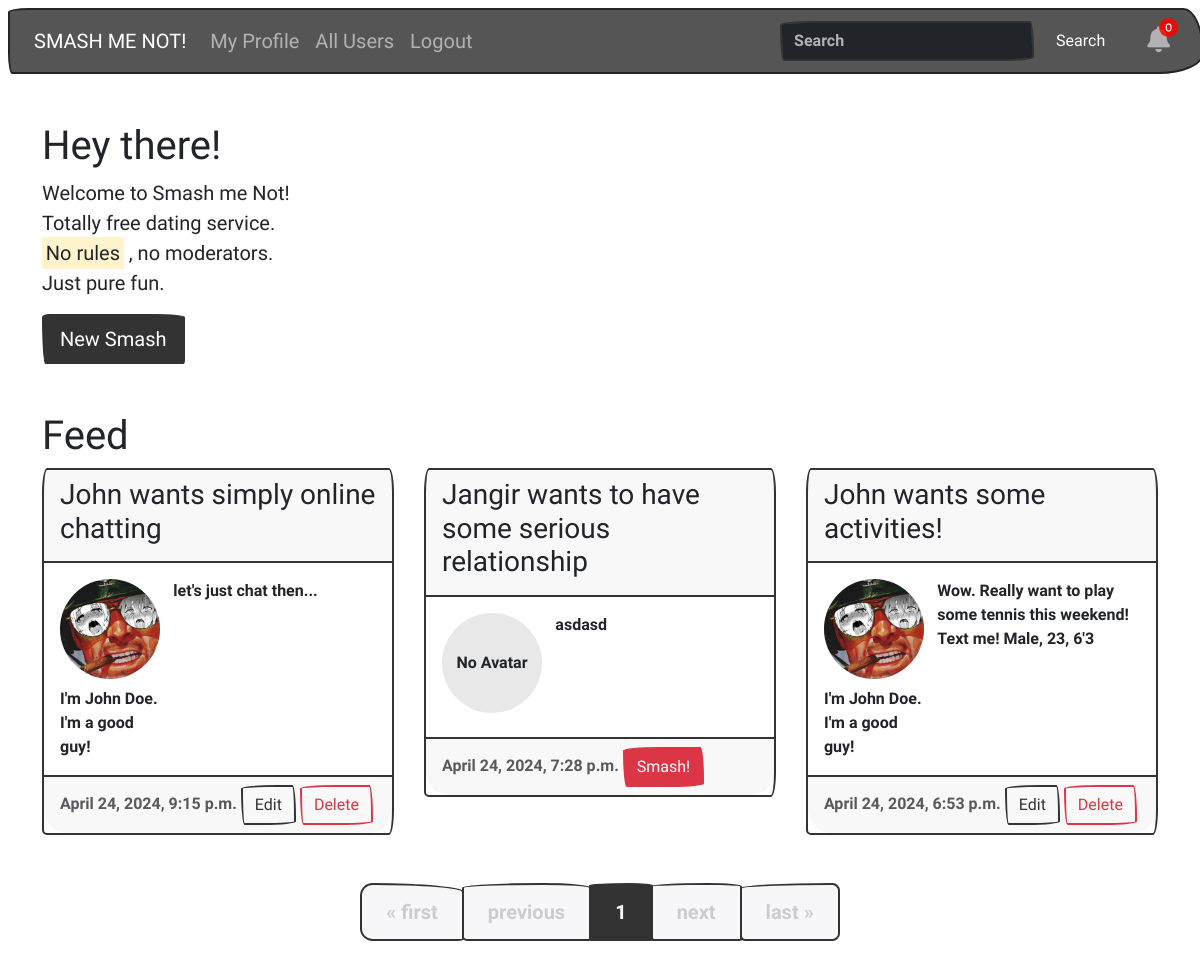
/ (signed in), run on the app's committed database.
### core/models.py (models this page shows, shortened)
class Post(models.Model):
    feed = models.ForeignKey(Feed, on_delete=models.CASCADE, related_name='posts')
    user = models.ForeignKey(User, on_delete=models.CASCADE)
    description = models.CharField(max_length=255, blank=True)
    date_posted = models.DateTimeField(default=timezone.now)
    tags = models.CharField(max_length=100, blank=True)

class Feed(models.Model):
    CATEGORY_CHOICES = [
        ('to have some serious relationship', 'Serious Relationship'),
        ('to have... a one night stand, wow!', 'One Night Stand'),
        ('to become friends with benefits', 'Friends with Benefits'),
        ('simply online chatting', 'Online Chatting'),
        ('some activities!', 'Activities')
    ]
    category = models.CharField(max_length=100, choices=CATEGORY_CHOICES)

### user/models.py (models this page shows, shortened)
class Profile(models.Model):
    user = models.OneToOneField(User, on_delete=models.CASCADE)
    bio = models.TextField(blank=True)
    telegram = models.CharField(max_length=255, blank=True)
    slug = AutoSlugField(populate_from='user', unique=True)
    avatar = models.ImageField(upload_to='avatars/', blank=True)
    photo_1 = models.ImageField(upload_to='photos/', blank=True)
    photo_2 = models.ImageField(upload_to='photos/', blank=True)
    photo_3 = models.ImageField(upload_to='photos/', blank=True)
    photo_4 = models.ImageField(upload_to='photos/', blank=True)
    photo_5 = models.ImageField(upload_to='photos/', blank=True)
    photo_6 = models.ImageField(upload_to='photos/', blank=True)

### core/views.py (the view)
# urls.py: path('', PostListView.as_view(), name='home'),
class PostListView(ListView):
    model = Post
    template_name = 'core/home.html'
    context_object_name = 'posts'
    ordering = ['-date_posted']
    paginate_by = 3
    def get_context_data(self, **kwargs):
        context = super().get_context_data(**kwargs)
        if self.request.user.is_authenticated:
            liked_posts = Post.objects.filter(likes__user=self.request.user)
            context['liked_posts'] = liked_posts
        return context

### core/templates/core/home.html (shortened to what this page needs)
{% extends 'base.html' %}
{% block content %}
    <div class="container-fluid">
        <div class="row">
            <div class="col-12">
                {% include 'header.html' %}
            </div>
        </div>
    </div>
    <div class="container">
        <header>
            <h1 class="mt-5">Hey there!</h1>
            <p class="lead">Welcome to Smash me Not! <br>Totally free dating service. <br>
                <mark>No rules</mark>
                , no moderators. <br>Just pure fun.
            </p>
        </header>
        <section>
            {% if user.is_authenticated %}
                <a href="{% url 'post-create' %}" class="btn btn-primary btn-lg">New Smash</a>
            {% endif %}
        </section>
    </div>
    <div class="container">
        <header>
            <h1 class="mt-5">Feed</h1>
        </header>
        <section>
            <div class="card-row">
                {% for post in page_obj %}
                    <div class="card-col md-4">
                        <div class="card mb-4">
                            <div class="card-header">
                                <h3 class="card-title">{{ post.user.first_name }} wants {{ post.feed.category }}</h3>
                            </div>
                            <div class="card-body">
                                <div class="row">
                                    <div class="col-md-4">
                                        <div class="profile-avatar mb-2">
                                            {% if post.user.profile.avatar %}
                                                <img src="{{ post.user.profile.avatar.url }}" alt="Avatar">
                                            {% else %}
                                                <span style="display: flex; justify-content: center; align-items: center; width: 100%; height: 100%;">No Avatar</span>
                                            {% endif %}
                                        </div>
                                        <p class="card-text">{{ post.user.profile.bio }}</p>
                                    </div>
                                    <div class="col-md-8">
                                        <p class="card-text">{{ post.description }}</p>
                                    </div>
                                </div>
                            </div>
                            <div class="card-footer text-muted">
                                {{ post.date_posted }}
                                {% if user.is_authenticated %}
                                    {% if post.user == request.user %}
                                        <a href="{% url 'post-update' post.id %}"
                                           class="btn btn-outline-primary">Edit</a>
                                        <a href="{% url 'post-delete' post.id %}"
                                           class="btn btn-outline-danger">Delete</a>
                                    {% else %}
                                        <button type="button" class="btn btn-danger"
                                                onclick="showTelegram('{{ post.user.profile.telegram }}')">Smash!
                                        </button>
                                    {% endif %}
                                {% endif %}
                            </div>
                        </div>
                    </div>
                {% endfor %}
            </div>
        </section>
    </div>
    <div class="d-flex justify-content-center mt-4">
        <ul class="pagination pagination-lg">
            {% if page_obj.has_previous %}
                <li class="page-item">
                    <a class="page-link" href="?page=1">&laquo; first</a>
                </li>
                <li class="page-item">
                    <a class="page-link" href="?page={{ page_obj.previous_page_number }}">previous</a>
                </li>
            {% else %}
                <li class="page-item disabled">
                    <span class="page-link">&laquo; first</span>
                </li>
                <li class="page-item disabled">
                    <span class="page-link">previous</span>
                </li>
            {% endif %}
            <li class="page-item active">
                <span class="page-link">{{ page_obj.number }}</span>
            </li>
            {% if page_obj.has_next %}
                <li class="page-item">
                    <a class="page-link" href="?page={{ page_obj.next_page_number }}">next</a>
                </li>
                <li class="page-item">
                    <a class="page-link" href="?page={{ page_obj.paginator.num_pages }}">last &raquo;</a>
                </li>
            {% else %}
                <li class="page-item disabled">
                    <span class="page-link">next</span>
                </li>
                <li class="page-item disabled">
                    <span class="page-link">last &raquo;</span>
                </li>
            {% endif %}
        </ul>
    </div>
{% endblock %}

### static/css/styles.css (style rules this page uses)
.container-fluid { padding-left: 0 !important; padding-right: 0 !important; }
.row > * { flex-shrink: 0; max-width: 100%; padding-right: 0; padding-left: calc(var(--bs-gutter-x) * .5); margin-top: var(--bs-gutter-y); }
.card-row { display: flex; flex-wrap: wrap; margin-right: -15px; margin-left: -15px; }
.card-col { flex: 0 0 33.333%; max-width: 33.333%; padding-right: 15px; padding-left: 15px; }
.image-wrapper, .profile-avatar { width: 100px; height: 100px; border-radius: 50%; background-color: #E8E8E8; overflow: hidden; }
.image-wrapper img, .profile-avatar img { object-fit: cover; width: 100%; height: 100%; }

### data on the page
Post: user.first_name "John", feed.category "simply online chatting", user.profile.avatar (picture), user.profile.bio "I'm John Doe. I'm a good guy!", description "let's just chat then...", date_posted "April 24, 2024, 9:15 p.m.", shows "Edit"
Post: user.first_name "Jangir", feed.category "to have some serious relationship", shows "No Avatar", description "asdasd", date_posted "April 24, 2024, 7:28 p.m."
Post: user.first_name "John", feed.category "some activities!", user.profile.avatar (picture), user.profile.bio "I'm John Doe. I'm a good guy!", description "Wow. Really want to play some tennis this weekend! Text me! Male, 23, 6'3", date_posted "April 24, 2024, 6:53 p.m.", shows "Edit"

### other printed values
{{ page_obj.number }} "1"
